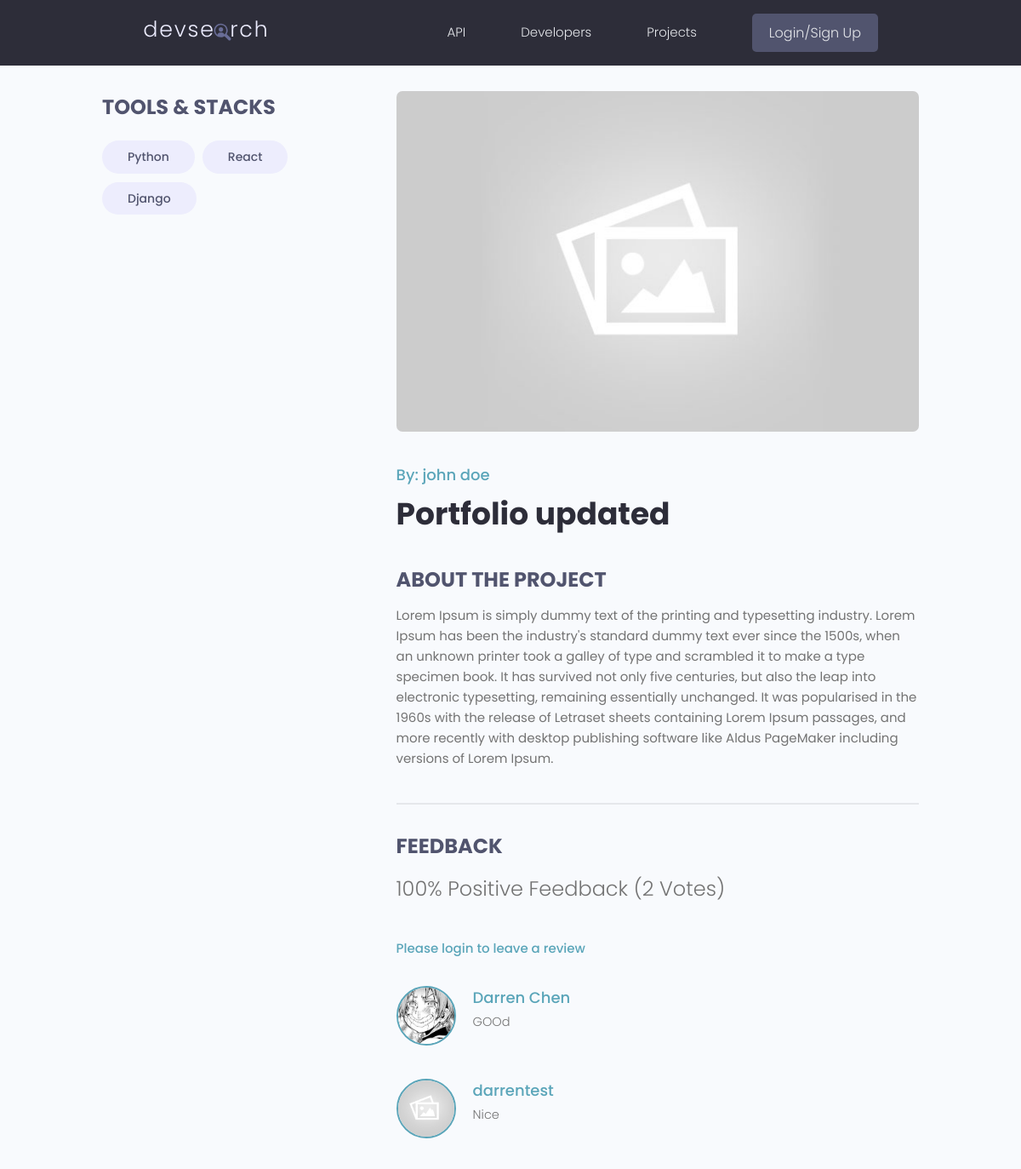
Screenshot of /projects/project/5a86b209-9907-42fe-8b12-5d15c2c09a14/ with the database file from the repository.
### projects/models.py (models this page shows, shortened)
class Tag(models.Model):
    name = models.CharField(max_length=200)
    created = models.DateTimeField(auto_now_add=True)
    id = models.UUIDField(default=uuid.uuid4, unique=True, primary_key=True, editable=False)
    def __str__(self):
        return self.name

class Project(models.Model):
    owner = models.ForeignKey(Profile, null=True, blank=True, on_delete=models.CASCADE)
    title = models.CharField(max_length=200) #Charfield is a small field compare to TextField
    description = models.TextField(null=True, blank=True) #null=True means that this field is optional
    featured_image = models.ImageField(upload_to='projects/', default='')
    demo_link = models.CharField(max_length=2000, null=True, blank=True)
    source_link = models.CharField(max_length=2000, null=True, blank=True)
    tags = models.ManyToManyField('Tag', blank=True) #ManyToManyField is a field that can have many tags
    vote_total = models.IntegerField(default=0, null=True, blank=True)
    vote_ratio = models.IntegerField(default=0, null=True, blank=True)
    created = models.DateTimeField(auto_now_add=True) #auto_now_add=True will automatically add when we create a new project
    id = models.UUIDField(default=uuid.uuid4, unique=True, primary_key=True, editable=False) #uuid4 is a random id, editable=False means that we can't edit this id
    class Meta:
        ordering = ['-vote_ratio', '-vote_total', 'title'] #order the projects by vote ratio and vote total
    @property
    def imageURL(self):
        try:
            url = self.featured_image.url
        except:
            url = ''
        return url
    @property
    def reviewers(self):
        queryset = self.review_set.all().values_list('owner__id', flat=True)
        return queryset

class Review(models.Model):
    VOTE_TYPE = (
        ('up', 'Up Vote'),
        ('down', 'Down Vote'),
    )
    owner = models.ForeignKey(Profile, null=True, on_delete=models.CASCADE)
    project = models.ForeignKey(Project, on_delete=models.CASCADE)
    body = models.TextField(null=True, blank=True)
    value = models.CharField(max_length=200, choices=VOTE_TYPE)
    created = models.DateTimeField(auto_now_add=True)
    id = models.UUIDField(default=uuid.uuid4, unique=True, primary_key=True, editable=False)
    class Meta:
        unique_together = [['owner', 'project']] #this means that the owner can only vote once for a project

### users/models.py (models this page shows, shortened)
class Profile(models.Model):
    user = models.OneToOneField(User, null=True, on_delete=models.CASCADE, blank=True) #one user can have one profile, one profile can have one user
    name = models.CharField(max_length=200, null=True, blank=True)
    email = models.EmailField(max_length=500, null=True, blank=True, unique=True)
    username = models.CharField(max_length=200, null=True, blank=True)
    location = models.CharField(max_length=200, null=True, blank=True)
    short_intro = models.CharField(max_length=200, null=True, blank=True)
    bio = models.TextField(null=True, blank=True)
    profile_image = models.ImageField(upload_to='profiles/', default='')
    social_github = models.CharField(max_length=200, null=True, blank=True)
    social_twitter = models.CharField(max_length=200, null=True, blank=True)
    social_linkedin = models.CharField(max_length=200, null=True, blank=True)
    social_youtube = models.CharField(max_length=200, null=True, blank=True)
    social_website = models.CharField(max_length=200, null=True, blank=True)
    created = models.DateTimeField(auto_now_add=True)
    id = models.UUIDField(default=uuid.uuid4, unique=True, primary_key=True, editable=False)
    class Meta:
        ordering = ['-created']

### projects/views.py (the view, shortened to what this page needs)
# urls.py: path('project/<str:pk>/', views.project, name='project'),
def project(request, pk):
    projectObj = Project.objects.get(id=pk)
    form = ReviewForm()
    print(projectObj.vote_ratio)
    tags = projectObj.tags.all()
    return render(request, 'projects/single-project.html', {'project': projectObj, 'tags': tags, 'form': form})

### projects/templates/projects/single-project.html (shortened to what this page needs)
{% extends 'main.html' %}
{% block content %}
<main class="singleProject my-md">
    <div class="container">
      <div class="layout">
        <div class="column column--1of3">
          <h3 class="singleProject__subtitle">Tools & Stacks</h3>
          <div class="singleProject__toolStack">
            {% for tag in tags %}
            <span class="tag tag--pill tag--sub tag--lg">
              <small>{{tag}}</small>
            </span>
            {% endfor %}
          </div>
        </div>
        <div class="column column--2of3">
          <img class="singleProject__preview" src="{{project.imageURL}}" alt="portfolio thumbnail" />
          <a href="{% url 'user-profile' project.owner.id %}" class="singleProject__developer">By: {{project.owner.name}}</a>
          <h2 class="singleProject__title">{{project.title}}</h2>
          <h3 class="singleProject__subtitle">About the Project</h3>
          <div class="singleProject__info">
            {{project.description}}
          </div>
          <div class="comments">
            <h3 class="singleProject__subtitle">Feedback</h3>
            {% if project.vote_ratio == None %}
              <h5 class="project--rating">
                0% Positive Feedback ({{project.vote_total}} Vote{{project.vote_total|pluralize:"s"}})
              </h5>
            {% else %}
              <h5 class="project--rating">
                {{project.vote_ratio}}% Positive Feedback ({{project.vote_total}} Vote{{project.vote_total|pluralize:"s"}})
              </h5>
            {% endif %}
            {% if request.user.profile.id in project.reviewers %}
              <p>You have already submitted your review for this project</p>
            {% elif request.user.profile == project.owner %}
              <p>You cannot review your own work</p>
            {% else %}
              <a href="{% url 'login' %}?next={{request.path}}">Please login to leave a review</a>
            {% endif %}
            <div class="commentList">
              {% for review in project.review_set.all %}
                {% if review.body %}
                  <div class="comment">
                    <a href="{% url 'user-profile' review.owner.id %}">
                      <img class="avatar avatar--md"
                        src="{{review.owner.profile_image.url}}" alt="user" />
                    </a>
                    <div class="comment__details">
                      <a href="{% url 'user-profile' review.owner.id %}" class="comment__author">{{review.owner.name}}</a>
                      <p class="comment__info">{{review.body|linebreaksbr}}</p>
                    </div>
                  </div>
                {% endif %}
              {% endfor %}
            </div>
          </div>
        </div>
      </div>
    </div>
  </main>
{% endblock %}

### static/styles/app.css (style rules this page uses)
:root { --color-sub: #2d2d39; }
img { width: 100%; }
.singleProject .column--1of3 { order: 2; }
@media screen and (min-width: 1081px) { .singleProject .column--1of3 { order: 1; } }
@media screen and (min-width: 1081px) { .singleProject .column--2of3 { order: 2; } }
.singleProject__toolStack { margin-top: 2rem; margin-bottom: 4rem; }
.singleProject__preview { height: 50vh; object-fit: cover; object-position: top center; margin-bottom: 3rem; border-radius: 0.7rem; }
.singleProject__developer { font-size: 1.8rem; font-weight: 500; }
.singleProject__title { font-size: 3.6rem; font-weight: 700; color: var(--color-sub); margin-bottom: 3rem; }
.project--rating { margin-bottom: 1.6em; margin-top: .5em; }
.singleProject__subtitle { text-transform: uppercase; font-size: 2.4rem; font-weight: 700; color: var(--color-sub-light); margin-bottom: 1rem; }
.comments { margin-top: 4rem; padding-top: 3rem; border-top: 2px solid var(--color-light); }
.commentList { margin: 3rem 0; }
.comment { display: flex; gap: 2rem; }
.comment:not(:last-child) { margin-bottom: 3rem; }
.comment__author { font-size: 1.8rem; }
.comment__info { font-size: 1.45rem; }

### static/uikit/styles/modules/_variables.css (style rules this page uses)
:root { --color-main: #5aa5b9; --color-main-light: #e6faff; --color-sub: #3f4156; --color-sub-light: #51546e; --color-sub-lighter: #ededfd; --color-text: #737373; --color-gray: #8b8b8b; --color-light: #e5e7eb; --color-light-gray: #767676; --color-bg: #f8fafd; --color-white: #fffefd; --color-white-light: #f3f3f3; --color-success: #359e64; --color-success-bg: #def8e8; --color-error: #fc4b0b; --color-error-bg: #fff2ee; --font-base: 'Poppins', arial, helvetica, 'Segoe UI', roboto, ubuntu, sans-serif; --font-monospace: 'Fira Code', 'Courier New', courier, monospace; --font-regular: 300; --font-medium: 500; --font-bold: 700; --generic-shadow: 1px 1px 5px #00000010; --generic-transition: all 0.3s ease-in-out; }

### static/uikit/styles/modules/_base.css (style rules this page uses)
* { margin: 0; padding: 0; box-sizing: border-box; text-rendering: optimizeLegibility; color: inherit; font-size: inherit; }
html { font-size: 50%; }
@media only screen and (min-width: 480px) { html { font-size: 56.25%; } }
@media only screen and (min-width: 1200px) { html { font-size: 62.5%; } }
body { line-height: 1.6; font-weight: 400; font-size: 1.5rem; color: var(--color-text); background-color: var(--color-bg); min-height: 100vh; }

### static/uikit/styles/modules/_typography.css (style rules this page uses)
* { font-family: var(--font-base); }
h2 { font-size: 3.6rem; font-weight: var(--font-bold); }
h3 { font-size: 3.2rem; font-weight: var(--font-medium); }
h5 { font-size: 2.4rem; font-weight: var(--font-medium); }
h5, h6 { font-weight: var(--font-regular); }
p, span, strong { font-size: 1.6rem; color: var(--color-text); font-weight: var(--font-regular); }
a { padding-bottom: 2px; text-decoration: none; display: inline-block; color: var(--color-main); font-weight: var(--font-medium); }

### static/uikit/styles/modules/_utilities.css (style rules this page uses)
.container { width: 92%; max-width: 165rem; margin: 0 auto; box-sizing: border-box; }
@media screen and (min-width: 1000px) { .container { width: 90%; } }
@media screen and (min-width: 1200px) { .container { width: 80%; } }
.my-md { margin: 3rem auto; }

### static/uikit/styles/modules/_avatar.css (style rules this page uses)
.avatar { border-radius: 50%; border: 2px solid var(--color-main); object-fit: cover; }
.avatar--md { height: 7rem; width: 7rem; }

### static/uikit/styles/modules/_tag.css (style rules this page uses)
.tag { display: inline-flex; align-items: center; background-color: var(--color-sub); height: -webkit-fit-content; height: -moz-fit-content; height: fit-content; width: -webkit-fit-content; width: -moz-fit-content; width: fit-content; border-radius: 0.5rem; padding: 0.5rem 1.5rem; font-size: 1.2rem; cursor: pointer; }
.tag:not(:last-child) { margin-right: 0.25rem; margin-bottom: 0.75rem; }
.tag > small { color: var(--color-white); }
.tag--pill { border-radius: 5rem; }
.tag--sub, .tag--sub > small { background: var(--color-sub-lighter); color: var(--color-sub-light); font-weight: 500; }
.tag--lg { padding: 0.8rem 3rem; font-size: 1.4rem; }
.tag--lg:not(:last-child) { margin-right: 0.5rem; margin-bottom: 1rem; }

### static/uikit/styles/modules/_layout.css (style rules this page uses)
.layout { display: flex; flex-flow: row wrap; justify-content: space-between; }
.layout > .column { margin-bottom: 3rem; }
.layout > .column.column--1of3 { flex-basis: 30%; }
.layout > .column.column--2of3 { flex-basis: 64%; }

### rows the page displays
Tag: name "Python"
Tag: name "React"
Tag: name "Django"
Project: imageURL (placeholder picture), owner.name "john doe", title "Portfolio updated", description "Lorem Ipsum is simply dummy text of the printing and typesetting industry. Lorem Ipsum has been the industry's standard dummy text ever since the 1500s, when an unknown printer took a galley of type and scrambled it to make a type specimen book. It has survived not only five centuries, but also the leap into electronic typesetting, remaining essentially unchanged. It was popularised in the 1960s with the release of Letraset sheets containing Lorem Ipsum passages, and more recently with desktop publishing software like Aldus PageMaker including versions of Lorem Ipsum.", vote_ratio "100", vote_total "2"
Review: owner.profile_image (picture), owner.name "Darren Chen", body "GOOd"
Review: owner.profile_image (placeholder picture), owner.name "darrentest", body "Nice"
